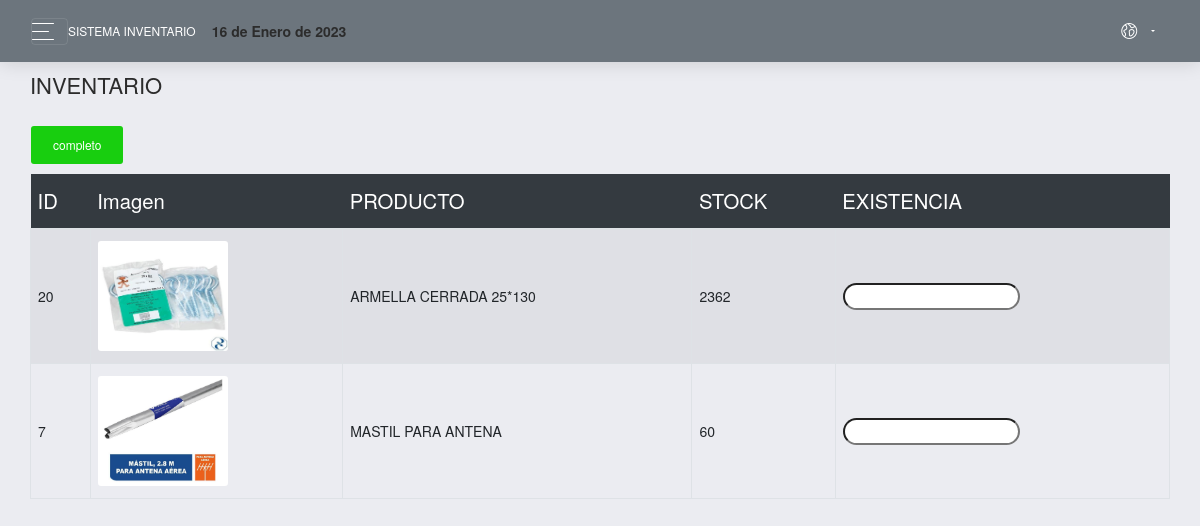
Screenshot of /sistema/inventario.php (signed in) with the database file from the repository.
### tables this page shows
CREATE TABLE `producto` (
  `codproducto` int(11) NOT NULL,
  `descripcion` varchar(200) NOT NULL,
  `proveedor` int(11) NOT NULL,
  `precio` decimal(10,2) NOT NULL,
  `existencia` int(11) NOT NULL,
  `stockm` int(11) NOT NULL,
  `usuario_id` int(11) NOT NULL,
  `imagen` varchar(999) NOT NULL
);

### sistema/inventario.php (the view, shortened to what this page needs)
<?php
     include_once "includes/header.php";
     include "../conexion.php";
                                $sacarnumero = mysqli_query($conexion, "SELECT MAX(codproducto) AS codproducto FROM producto");
                                $no = mysqli_fetch_assoc($sacarnumero);
                                $num  = $no['codproducto'];
                                $r=rand(1,$num);
                                $r1=rand(1,$num);
     ?>
    <div class="content">
            <div class="row">
                <div class="col-lg-12">
                        <h5>INVENTARIO</h5>
                    <div class="table-responsive">
                        <table class="table table-striped table-bordered" id="table">
                            <thead class="thead-dark">
                            <tr>
								<th>ID</th>
								<th>Imagen</th>
								<th>PRODUCTO</th>
								<th>STOCK</th>
								<th>EXISTENCIA</th>
							</tr>
                            </thead>
                            <tbody>
                                <?php
                                include "../conexion.php";
                                $sqlpp = mysqli_query($conexion, "SELECT * FROM producto WHERE codproducto = $r");
                                $sqlpp1 = mysqli_query($conexion, "SELECT * FROM producto WHERE codproducto = $r1");
                                $result = mysqli_num_rows($sqlpp);
                                if ($result > 0) {
                                    $data = mysqli_fetch_assoc($sqlpp);
                                    $data1 = mysqli_fetch_assoc($sqlpp1);  ?>
                                    <form action="realizar_inventarios.php?id=<?php echo $data['codproducto']; ?>&&id1=<?php echo $data1['codproducto']; ?>" method="post" >
                                    <tr>
                                        <td><?php echo $data['codproducto']; ?></td>
                                        <td><img  width="130px" height="110px" src =" <?php echo $data['imagen'] ?> "></td>
                                        <td><?php echo $data['descripcion']; ?></td>
                                        <td><?php echo $data['existencia']; ?></td>
                                        <td><input ip = 'peticion' name = 'peticion' style = "border-radius: 15px;"></input></td>
									</tr>
                                    <tr>
                                        <td><?php echo $data1['codproducto']; ?></td>
                                        <td><img  width="130px" height="110px" src =" <?php echo $data1['imagen'] ?> "></td>
                                        <td><?php echo $data1['descripcion']; ?></td>
                                        <td><?php echo $data1['existencia']; ?></td>
                                        <td><input ip = 'peticion1' name = 'peticion1' style = "border-radius: 15px;"></input></td>
                                    </tr>
                                    <button title ='Completado la carga' class="btn btn-success" type="submit">completo </button>
                                    </form>
                                <?php } ?>
                            </tbody>
                        </table>
                    </div>
                </div>
            </div>
    </div>

### sistema/includes/header.php (shortened to what this page needs)
<?php
include "includes/functions.php";
if ($_SESSION['rol'] != 2) {
?>
<!DOCTYPE html>
<html lang="es">
<head>
	<link href="assets/css/bootstrap.min.css" rel="stylesheet" />
	<link href="assets/css/now-ui-dashboard.min.css" rel="stylesheet" />
</head>
<body  class="">
	<div class="wrapper ">
		<div class="main-panel" id="main-panel">
			<nav class="navbar navbar-expand-lg navbar-dark  bg-secondary  navbar-absolute">
				<div class="container-fluid">
					<div class="navbar-wrapper">
						<div class="navbar-toggle">
							<button type="button" class="navbar-toggler">
								<span class="navbar-toggler-bar bar1"></span>
								<span class="navbar-toggler-bar bar2"></span>
								<span class="navbar-toggler-bar bar3"></span>
							</button>
						</div>
						<a class="navbar-brand" href="#">Sistema Inventario</a>
						<strong><?php echo fechaPeru(); ?></strong>
					</div>
					<div class="collapse navbar-collapse justify-content-end" id="navigation">
						<ul class="navbar-nav">
							<li class="nav-item dropdown">
								<a class="nav-link dropdown-toggle" id="navbarDropdownMenuLink" data-toggle="dropdown" aria-haspopup="true" aria-expanded="false">
									<i class="now-ui-icons location_world"></i>
								</a>
							</li>
						</ul>
					</div>
				</div>
			</nav>
			<?php } ?>

### rows the page displays
producto: codproducto "20", imagen (picture), descripcion "ARMELLA CERRADA 25*130", existencia "2362"
producto: codproducto "7", imagen (picture), descripcion "MASTIL PARA ANTENA", existencia "60"

### other values shown
fechaPeru() "16 de Enero de 2023"
